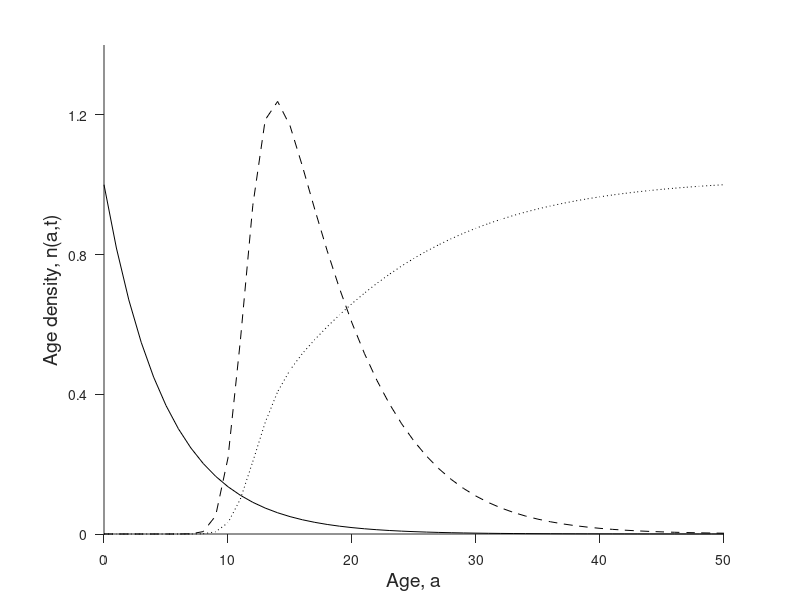

Recreate this plot in MATLAB.
function surv_fec_curves

% Make function showing survival, fecundity, and their product as a
% function of age

Ages = 0:50;
Surv = 0.2;
MatM = 10;
MatSD = 2;
Linf = 10;
k = 0.1;
a = 1;
b = 3;

S = exp(-Surv.*Ages);
L = Linf.*(1-exp(-k.*Ages));
Mat = normcdf(Ages,MatM,MatSD);
E = a.*(L.*Mat).^b;
E = E./max(E);

figure(1)
clf
hold on
set(gcf,'units','cent','position',[20 20 9 8])
plot(Ages,S,'k-')
plot(Ages,E./max(E),'k:')
plot(Ages,S.*E*50,'k--')
set(gca,'tickdir','out','ticklength',[0.015 0.015],'fontsize',8)
set(gca,'xtick',0:10:100)
set(gca,'ytick',0:0.4:2)
set(gca,'fontsize',10)
ylabel('Age density, n(a,t)','fontsize',14)
xlabel('Age, a','fontsize',14)
